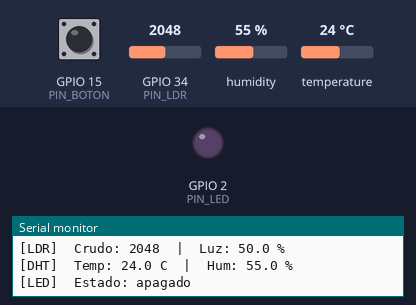
Simulated run of this sketch. Board: ESP32. Parts: output pins drawn as LEDs (lit = HIGH), the last lines printed to the serial monitor. The test bench sets the inputs (shaded band); at power-on: temperature 24 °C, GPIO 15 (PIN_BOTON) HIGH, GPIO 34 (PIN_LDR) = 2048, humidity 55 %. WiFi joins after 1.5 s; servers stay silent unless stated.

Above: at 4.1 s.
4.2 s: temperature set to 29.2 °C
6.1 s: temperature set to 30.5 °C
At 7.7 s:
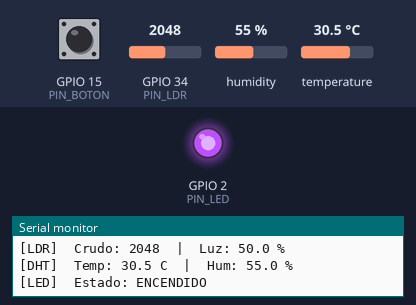
8.4 s: GPIO 15 (PIN_BOTON) pulled LOW for 0.6 s
At 9.7 s:
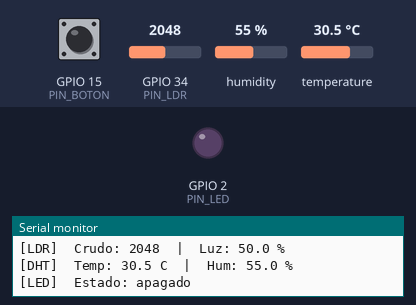
Timing chart, 0 to 11.8 s (numbered marks = the images above; inputs shaded):
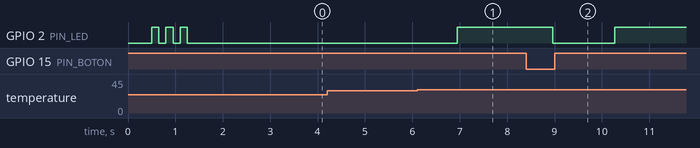

Measured:
- the behaviour switches between 30 and 30.1 °C on temperature (found by bisection; images 0 and 1)
- after the input at 6.1 s, GPIO 2 (PIN_LED): LOW → HIGH after 0.85 s
- after the input at 8.4 s, GPIO 2 (PIN_LED): HIGH → LOW after 0.57 s, → HIGH 1.3 s later

The sketch:

sketch.ino
```cpp
#include <Arduino.h>
#include <WiFi.h>
#include <ThingSpeak.h>
#include "Config.h"
#include "MisClases.h"

Led       led(PIN_LED);
Boton     boton(PIN_BOTON);
LDR       ldr(PIN_LDR);
SensorDHT dht(PIN_DHT, DHT22);

WiFiClient cliente;
unsigned long ultimoEnvio = 0;

void conectarWiFi() {
  Serial.print("\n[WiFi] Conectando a: ");
  Serial.println(WIFI_SSID);
  WiFi.begin(WIFI_SSID, WIFI_PASSWORD);

  int intentos = 0;
  while (WiFi.status() != WL_CONNECTED && intentos < 20) {
    delay(500);
    Serial.print(".");
    intentos++;
  }

  if (WiFi.status() == WL_CONNECTED) {
    Serial.println("\n[WiFi] Conectado!");
    Serial.print("[WiFi] IP: ");
    Serial.println(WiFi.localIP());
  } else {
    Serial.println("\n[WiFi] FALLO. Reiniciando...");
    ESP.restart();
  }
}

void setup() {
  Serial.begin(115200);
  delay(500);

  Serial.println("=== Estacion Ambiental IoT - ESP32 ===");

  led.begin();
  boton.begin();
  ldr.begin();
  dht.begin();
  Serial.println("[OK] Sensores y actuadores listos");

  // Parpadeo de arranque
  for (int i = 0; i < 3; i++) {
    led.encender(); delay(150);
    led.apagar();   delay(150);
  }

  conectarWiFi();
  ThingSpeak.begin(cliente);
  Serial.println("[OK] ThingSpeak listo\n");
}
void loop() {
  int   luz   = ldr.leer();
  float luz_p = ldr.porcentaje();
  float temp  = dht.temperatura();
  float hum   = dht.humedad();

  // Apaga el LED automáticamente si la temp baja
  if (temp != -999.0 && temp <= TEMP_ALERTA && led.estadoLed()) {
    led.apagar();
    Serial.println("[OK] Temperatura normal - LED apagado");
  }

  // Enciende el LED si la temp sube
  if (temp != -999.0 && temp > TEMP_ALERTA && !led.estadoLed()) {
    led.encender();
    Serial.println("[ALERTA] Temperatura alta - LED encendido");
  }

  // Botón apaga alerta manualmente
  if (digitalRead(PIN_BOTON) == LOW) {
    led.apagar();
    Serial.println("[RESET] Boton presionado - LED apagado");
    delay(300);
  }

  // Monitor serial
  Serial.println("-----------------------------------");
  Serial.print("[LDR]  Crudo: "); Serial.print(luz);
  Serial.print("  |  Luz: ");     Serial.print(luz_p, 1); Serial.println(" %");
  if (temp != -999.0) {
    Serial.print("[DHT]  Temp: "); Serial.print(temp, 1);
    Serial.print(" C  |  Hum: ");  Serial.print(hum, 1); Serial.println(" %");
  }
  Serial.print("[LED]  Estado: ");
  Serial.println(led.estadoLed() ? "ENCENDIDO" : "apagado");

  // Envío ThingSpeak
  if (millis() - ultimoEnvio >= INTERVALO_MS) {
    if (WiFi.status() != WL_CONNECTED) conectarWiFi();

    ThingSpeak.setField(1, (int)luz_p);
    ThingSpeak.setField(2, temp);
    ThingSpeak.setField(3, hum);

    int codigo = ThingSpeak.writeFields(CHANNEL_ID, THINGSPEAK_API_KEY);

    if (codigo == 200) {
      Serial.println("[TS] Datos enviados OK");
    } else {
      Serial.print("[TS] Error: "); Serial.println(codigo);
    }

    ultimoEnvio = millis();
  }

  delay(1000);
}
```

MisClases.h
```cpp
#ifndef MIS_CLASES_H
#define MIS_CLASES_H

#include <DHT.h>

class Led {
private:
  int pin;
  bool activo;
public:
  Led(int p) { pin = p; activo = false; }

  void begin() {
    pinMode(pin, OUTPUT);
    digitalWrite(pin, LOW);
  }

  void encender() { digitalWrite(pin, HIGH); activo = true; }
  void apagar()   { digitalWrite(pin, LOW);  activo = false; }

  bool estadoLed() { return activo; }
};


class Boton {
private:
  int pin;
  bool estadoAnterior;
public:
  Boton(int p) : pin(p), estadoAnterior(false) {}

  void begin() { pinMode(pin, INPUT_PULLUP); }

  bool presionado() {
    bool estado = (digitalRead(pin) == LOW);
    if (estado && !estadoAnterior) {
      estadoAnterior = true;
      return true;
    }
    if (!estado) estadoAnterior = false;
    return false;
  }
};


class LDR {
private:
  int pin;
public:
  LDR(int p) { pin = p; }

  void begin() { pinMode(pin, INPUT); }

  int leer() { return analogRead(pin); }

  float porcentaje() { return (leer() / 4095.0) * 100.0; }
};


class SensorDHT {
private:
  DHT dht;
  int pin;
public:
  SensorDHT(int p, int tipo = DHT22) : dht(p, tipo) { pin = p; }

  void begin() { dht.begin(); }

  float temperatura() {
    float t = dht.readTemperature();
    if (isnan(t)) { Serial.println("[DHT] Error temperatura"); return -999.0; }
    return t;
  }

  float humedad() {
    float h = dht.readHumidity();
    if (isnan(h)) { Serial.println("[DHT] Error humedad"); return -999.0; }
    return h;
  }
};

#endif
```

Config.h
```cpp
#ifndef CONFIG_H
#define CONFIG_H

#define WIFI_SSID           "Wokwi-GUEST"
#define WIFI_PASSWORD       ""
#define THINGSPEAK_API_KEY  "R9Y26BZ6WRSN160F"
#define CHANNEL_ID          3395823

#define PIN_LDR      34
#define PIN_DHT       4
#define PIN_LED       2
#define PIN_BOTON    15

#define TEMP_ALERTA   30.0
#define INTERVALO_MS  15000

#endif
```
